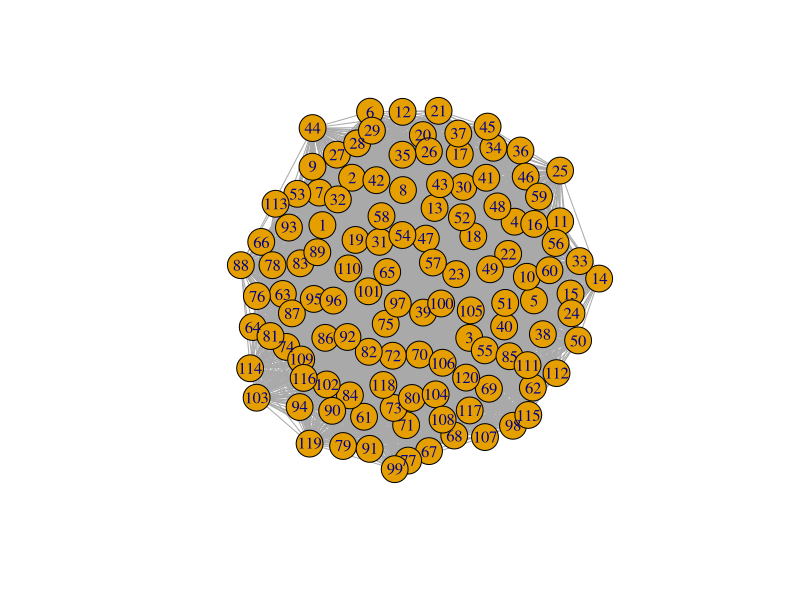
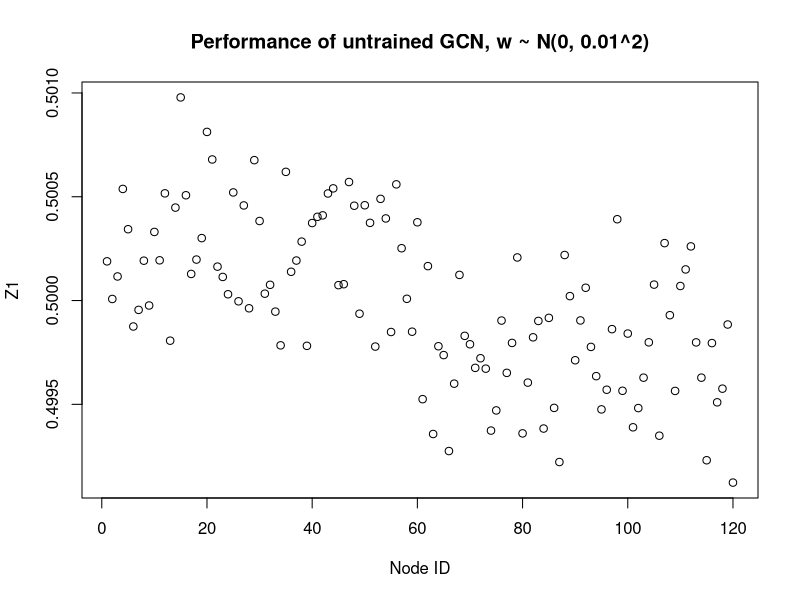
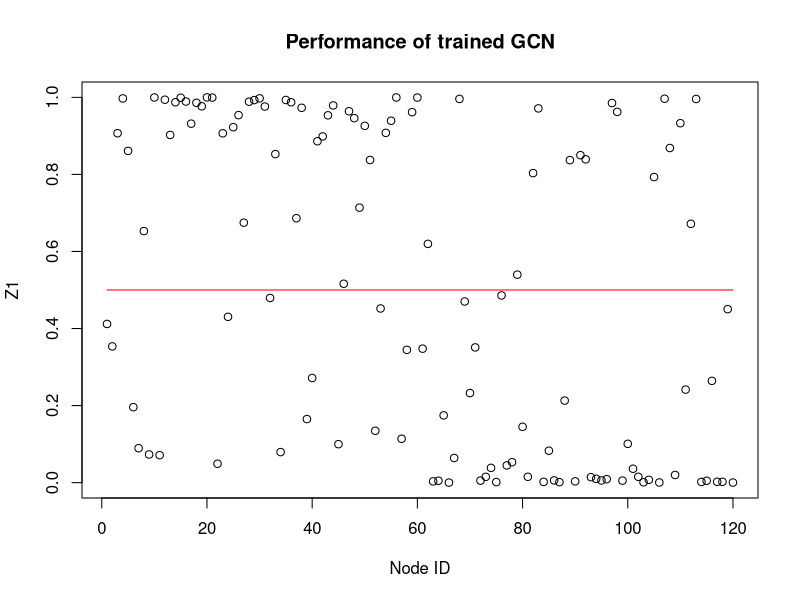
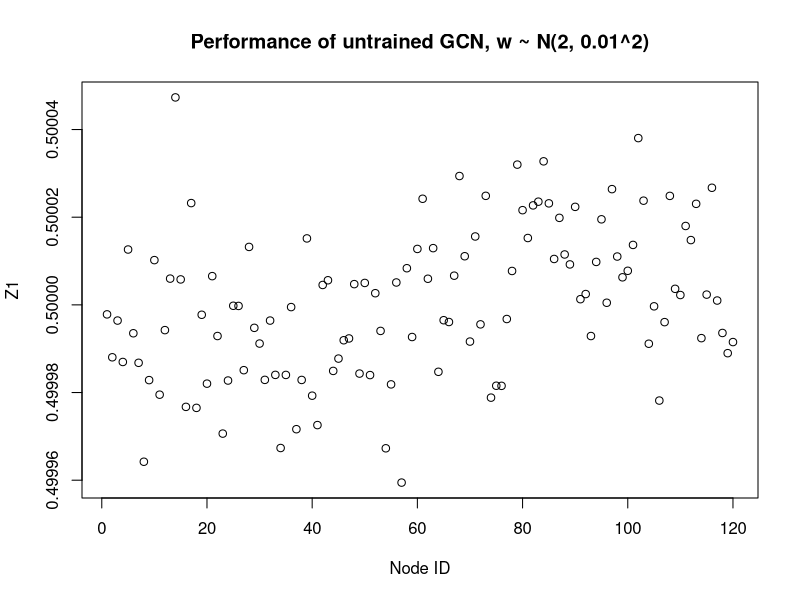

Source code (R) for these figures, in order: (Note: a time limit stopped this script after it produced the figures.)
library(igraph);

rm(list = ls());

# Returns the GCN normalization term as a matrix.
Laplace.Operator = function(grf) {
    Ident = diag(rep(1, length(V(grf))));
    A = grf %>% get.adjacency %>% as.matrix;
    A.hat = A + Ident;
    Dr.hat = diag((grf %>% degree + 1)^(-1/2));
    return(Dr.hat %*% A.hat %*% Dr.hat);
};

MNL = function(X) {
    Z = matrix(data = NA, nrow = nrow(X), ncol = ncol(X));
    for (r in 1:nrow(X)) {
        Z[r,] = exp(X[r,]) / sum(exp(X[r,]));
    }
    return(Z);
}
    

# Example.
grf.test = sample_sbm(n = 120, block.sizes = c(60, 60), directed = F, pref.matrix = rbind(
    c(0.8, 0.6),
    c(0.6, 0.8)
));
plot(grf.test);

x1 = c(rnorm(60, mean = 20, sd = 8), rnorm(60, mean = 30, sd = 8));
x2 = c(rnorm(60, mean = 40, sd = 8), rnorm(60, mean = 30, sd = 8));
x3 = c(rnorm(60, mean = 22, sd = 6), rnorm(60, mean = 25, sd = 4));
X = scale(cbind(x1, x2, x3));

# Consider the case where node 30 and node 90 are known labels. Minimize the loss function.
Y = matrix(rep(0, 120 * 2), nrow = 120, ncol = 2);
Y[1:60,1] = rep(1, 60);
Y[61:120,2] = rep(1, 60);

Loss.Function = function(Z) {
    return(-(Y[30,1] * log(Z[30,1]) + Y[30,2] * log(Z[30,2]) +
        Y[90,1] * log(Z[90,1]) + Y[90,2] * log(Z[90,2])));
};

dw = 1e-6;
lambda = 1;
precision = 1e-3;

# GCN of one layer only.
# Layer 1: MNL. 3 -> 2.
W1.hat = matrix(rnorm(n = 6, mean = 0, sd = 0.01), nrow = 3, ncol = 2);
Z.init = MNL(Laplace.Operator(grf.test) %*% X %*% W1.hat);
plot(Z.init[,1], xlab = "Node ID", ylab = "Z1",
     main = "Performance of untrained GCN, w ~ N(0, 0.01^2)");
GCN.Laplace = Laplace.Operator(grf.test);
while (T) {
    Z = MNL(GCN.Laplace %*% X %*% W1.hat);
    loss = Loss.Function(Z);
    Grad.W1.hat = matrix(data = NA, nrow = nrow(W1.hat), ncol = ncol(W1.hat));
    for (i in 1:nrow(W1.hat)) {
        for (j in 1:ncol(W1.hat)) {
            W1.hat.inc = W1.hat;
            W1.hat.inc[i,j] = W1.hat.inc[i,j] + dw;
            Z.inc = MNL(GCN.Laplace %*% X %*% W1.hat.inc);
            loss.inc = Loss.Function(Z.inc);
            Grad.W1.hat[i,j] = (loss.inc - loss) / dw;
        }
    }
    W1.hat = W1.hat - lambda * Grad.W1.hat;
    print(sum(Grad.W1.hat^2));
    if (sqrt(sum(Grad.W1.hat^2)) < precision) {
        break;
    }
}
plot(Z[,1], xlab = "Node ID", ylab = "Z1", main = "Performance of trained GCN");
lines(rep(0.5, 120), col = "red");

# GCN of two layers.
# Layer 1: Ident. 3 -> 2
# Layer 2: MNL. 2 -> 2
dw = 1e-6;
lambda = 1000;
precision = 1e-5;

W1.hat = matrix(rnorm(6, mean = 2, sd = 0.01), nrow = 3, ncol = 2);
W2.hat = matrix(rnorm(4, mean = 2, sd = 0.01), nrow = 2, ncol = 2);
H1.init = (Laplace.Operator(grf.test) %*% X %*% W1.hat)^3;
Z2.init = MNL(Laplace.Operator(grf.test) %*% H1.init %*% W2.hat);
plot(Z2.init[,1], xlab = "Node ID", ylab = "Z1",
    main = "Performance of untrained GCN, w ~ N(2, 0.01^2)");
GCN.Laplace = Laplace.Operator(grf.test);
while (T) {
    H1 = (GCN.Laplace %*% X %*% W1.hat)^3;
    Z2 = MNL(GCN.Laplace %*% H1 %*% W2.hat);
    loss = Loss.Function(Z2);
    Grad.W1.hat = matrix(data = NA, nrow = nrow(W1.hat), ncol = ncol(W1.hat));
    for (i in 1:nrow(W1.hat)) {
        for (j in 1:ncol(W1.hat)) {
            W1.hat.inc = W1.hat;
            W1.hat.inc[i,j] = W1.hat.inc[i,j] + dw;
            H1.inc = (GCN.Laplace %*% X %*% W1.hat.inc)^3;
            Z2.inc = MNL(GCN.Laplace %*% H1 %*% W2.hat);
            loss.inc = Loss.Function(Z2.inc);
            Grad.W1.hat[i,j] = (loss.inc - loss) / dw;
        }
    }
    Grad.W2.hat = matrix(data = NA, nrow = nrow(W2.hat), ncol = ncol(W2.hat));
    for (i in 1:nrow(W2.hat)) {
        for (j in 1:ncol(W2.hat)) {
            W2.hat.inc = W2.hat;
            W2.hat.inc[i,j] = W2.hat.inc[i,j] + dw;
            H1.inc = (GCN.Laplace %*% X %*% W1.hat)^3;
            Z2.inc = MNL(GCN.Laplace %*% H1 %*% W2.hat.inc);
            loss.inc = Loss.Function(Z2.inc);
            Grad.W2.hat[i,j] = (loss.inc - loss) / dw;
        }
    }
    W1.hat = W1.hat - lambda * Grad.W1.hat;
    W2.hat = W2.hat - lambda * Grad.W2.hat;
    grad.norm = sqrt(sum(Grad.W1.hat^2) + sum(Grad.W2.hat^2));
    print(grad.norm);
    if (grad.norm < precision) {
        break;
    }
}
plot(Z2[,1], xlab = "Node ID", ylab = "Z1", main = "Performance of trained GCN");
lines(rep(0.5, 120), col = "red");
    
